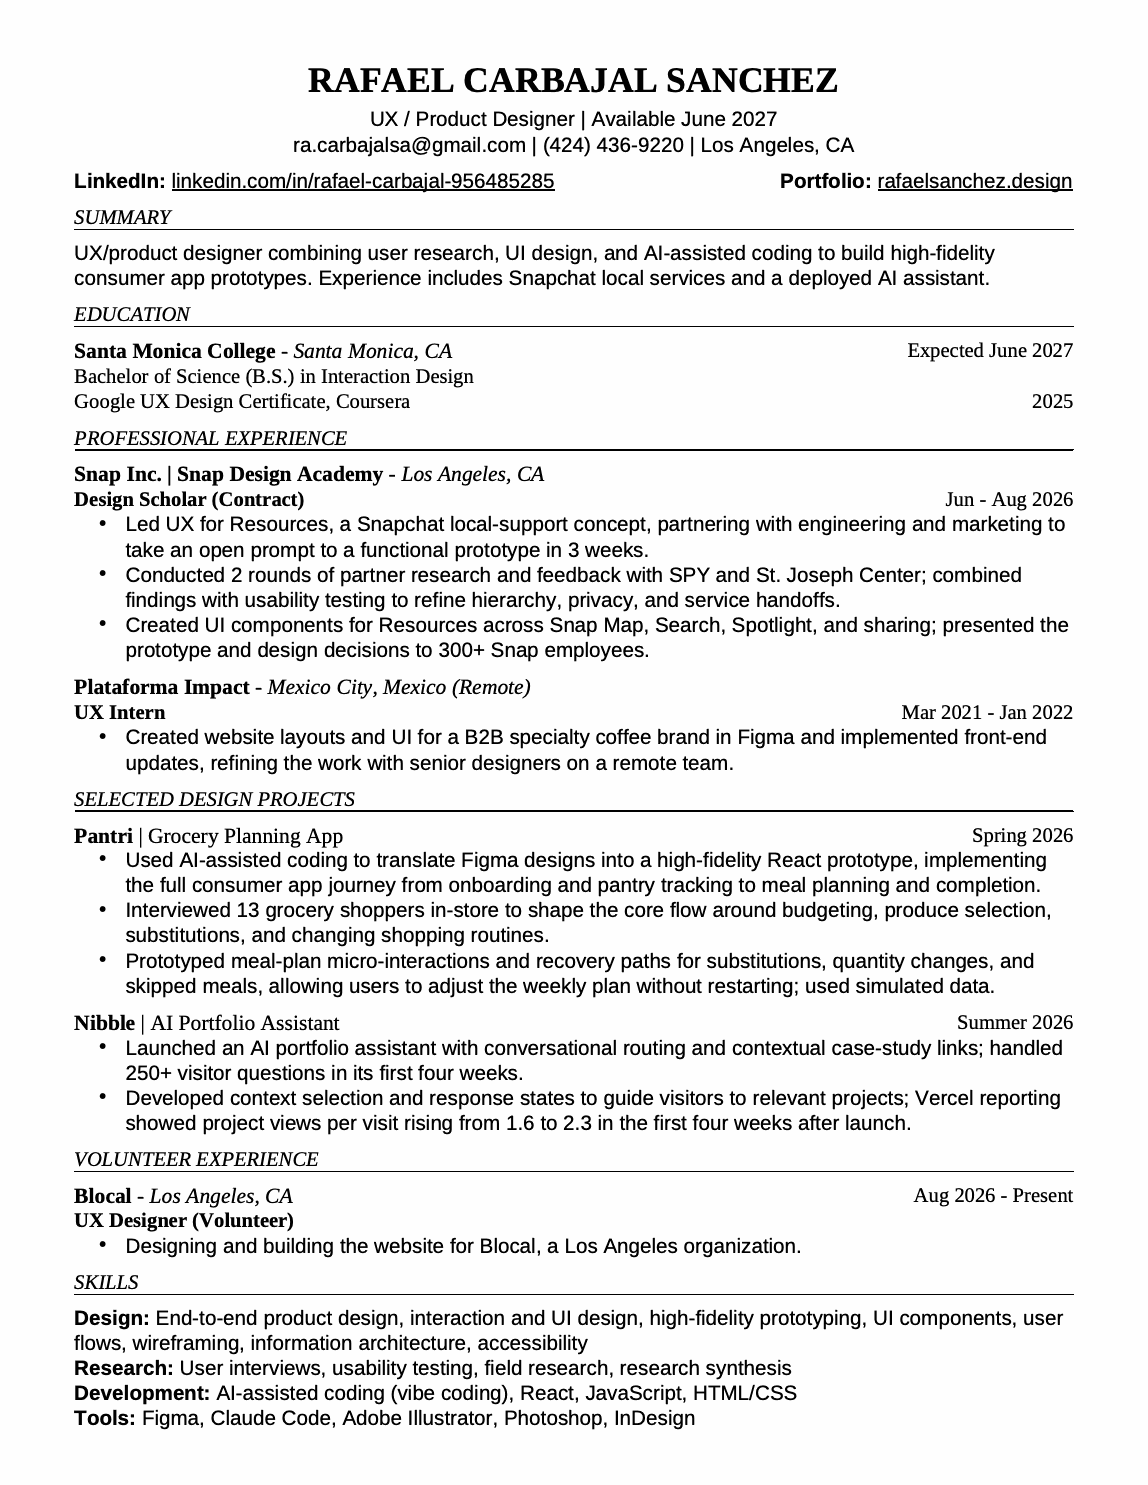

Write Python code to recreate this figure.
from pathlib import Path
import pdfplumber
from reportlab.pdfgen import canvas
from reportlab.pdfbase import pdfmetrics
from reportlab.pdfbase.ttfonts import TTFont
from reportlab.lib.styles import ParagraphStyle
from reportlab.platypus import Paragraph
F=Path('/Users/rafaelcarbajal/.cache/codex-runtimes/codex-primary-runtime/dependencies/native/libreoffice-headless/libreoffice/LibreOfficeDev.app/Contents/Resources/fonts/truetype')
for fam in ['Sans','Serif']:
 for suffix in ['Regular','Bold','Italic','BoldItalic']:
  pdfmetrics.registerFont(TTFont(f'{fam}-{suffix}',str(F/f'Liberation{fam}-{suffix}.ttf')))
 pdfmetrics.registerFontFamily(f'{fam}-Regular',normal=f'{fam}-Regular',bold=f'{fam}-Bold',italic=f'{fam}-Italic',boldItalic=f'{fam}-BoldItalic')
out='output/pdf/Rafael_Carbajal_TikTok_Resume_Corrected.pdf'
c=canvas.Canvas(out,pagesize=(612,792));c.setTitle('Rafael Carbajal Sanchez - TikTok Creative Design Intern');c.setAuthor('Rafael Carbajal Sanchez')
L,R=39.7,572.4; y=34

def para(text,font='Sans-Regular',size=11,leading=13.4,x=L,width=None,after=0):
 global y
 p=Paragraph(text,ParagraphStyle('p',fontName=font,fontSize=size,leading=leading,textColor='black'))
 w,h=p.wrap(width or R-x,1000);p.drawOn(c,x,792-y-h);y+=h+after
 return h

def row(left,right='',font='Serif-Regular',size=11):
 global y
 para(left,font,size,13.6,width=420)
 if right:
  c.setFont('Serif-Regular',11);c.drawRightString(R,792-y+2.4,right)

def section(t):
 global y
 y+=6
 para(t,'Serif-Italic',11,13)
 c.setLineWidth(.75);c.line(L,792-y-1,R,792-y-1);y+=6

def bullet(t):
 global y
 base=y
 para(t,x=67,width=R-67,leading=13.4)
 c.setFont('Sans-Regular',11);c.drawString(53,792-base-10.1,'•')

c.setFont('Serif-Bold',19);c.drawCentredString(306,743,'RAFAEL CARBAJAL SANCHEZ')
c.setFont('Sans-Regular',11);c.drawCentredString(306,725,'UX / Product Designer | Available June 2027')
contact='ra.carbajalsa@gmail.com | (424) 436-9220 | Los Angeles, CA'
c.drawCentredString(306,711,contact)
y=89
para('<b>LinkedIn:</b> <u><link href="https://linkedin.com/in/rafael-carbajal-956485285">linkedin.com/in/rafael-carbajal-956485285</link></u>',width=345)
y=89
para('<b>Portfolio:</b> <u><link href="https://rafaelsanchez.design">rafaelsanchez.design</link></u>',x=416,width=R-416)
c.linkURL('mailto:ra.carbajalsa@gmail.com',(156,708,281,721),thickness=0)
section('SUMMARY')
para('UX/product designer combining user research, UI design, and AI-assisted coding to build high-fidelity consumer app prototypes. Experience includes Snapchat local services and a deployed AI assistant.')
section('EDUCATION')
row('<b>Santa Monica College</b> - <i>Santa Monica, CA</i>','Expected June 2027',size=11.5)
para('Bachelor of Science (B.S.) in Interaction Design','Serif-Regular',11,13.6)
row('Google UX Design Certificate, Coursera','2025')
section('PROFESSIONAL EXPERIENCE')
row('<b>Snap Inc. | Snap Design Academy</b> - <i>Los Angeles, CA</i>',size=11.5)
row('<b>Design Scholar (Contract)</b>','Jun - Aug 2026')
bullet('Led UX for Resources, a Snapchat local-support concept, partnering with engineering and marketing to take an open prompt to a functional prototype in 3 weeks.')
bullet('Conducted 2 rounds of partner research and feedback with SPY and St. Joseph Center; combined findings with usability testing to refine hierarchy, privacy, and service handoffs.')
bullet('Created UI components for Resources across Snap Map, Search, Spotlight, and sharing; presented the prototype and design decisions to 300+ Snap employees.')
y+=6
row('<b>Plataforma Impact</b> - <i>Mexico City, Mexico (Remote)</i>',size=11.5)
row('<b>UX Intern</b>','Mar 2021 - Jan 2022')
bullet('Created website layouts and UI for a B2B specialty coffee brand in Figma and implemented front-end updates, refining the work with senior designers on a remote team.')
section('SELECTED DESIGN PROJECTS')
row('<b>Pantri</b> | Grocery Planning App','Spring 2026',size=11.5)
bullet('Used AI-assisted coding to translate Figma designs into a high-fidelity React prototype, implementing the full consumer app journey from onboarding and pantry tracking to meal planning and completion.')
bullet('Interviewed 13 grocery shoppers in-store to shape the core flow around budgeting, produce selection, substitutions, and changing shopping routines.')
bullet('Prototyped meal-plan micro-interactions and recovery paths for substitutions, quantity changes, and skipped meals, allowing users to adjust the weekly plan without restarting; used simulated data.')
y+=6
row('<b>Nibble</b> | AI Portfolio Assistant','Summer 2026',size=11.5)
bullet('Launched an AI portfolio assistant with conversational routing and contextual case-study links; handled 250+ visitor questions in its first four weeks.')
bullet('Developed context selection and response states to guide visitors to relevant projects; Vercel reporting showed project views per visit rising from 1.6 to 2.3 in the first four weeks after launch.')
section('VOLUNTEER EXPERIENCE')
row('<b>Blocal</b> - <i>Los Angeles, CA</i>','Aug 2026 - Present',size=11.5)
row('<b>UX Designer (Volunteer)</b>')
bullet('Designing and building the website for Blocal, a Los Angeles organization.')
section('SKILLS')
para('<b>Design:</b> End-to-end product design, interaction and UI design, high-fidelity prototyping, UI components, user flows, wireframing, information architecture, accessibility')
para('<b>Research:</b> User interviews, usability testing, field research, research synthesis')
para('<b>Development:</b> AI-assisted coding (vibe coding), React, JavaScript, HTML/CSS')
para('<b>Tools:</b> Figma, Claude Code, Adobe Illustrator, Photoshop, InDesign')
assert y<764,y
c.showPage();c.save();print('BOTTOM',y)
with pdfplumber.open(out) as d:
 assert len(d.pages)==1
 p=d.pages[0];p.to_image(resolution=135).save('tmp/pdfs/corrected.png')
 print(p.extract_text());print('LINKS',len(p.hyperlinks))
